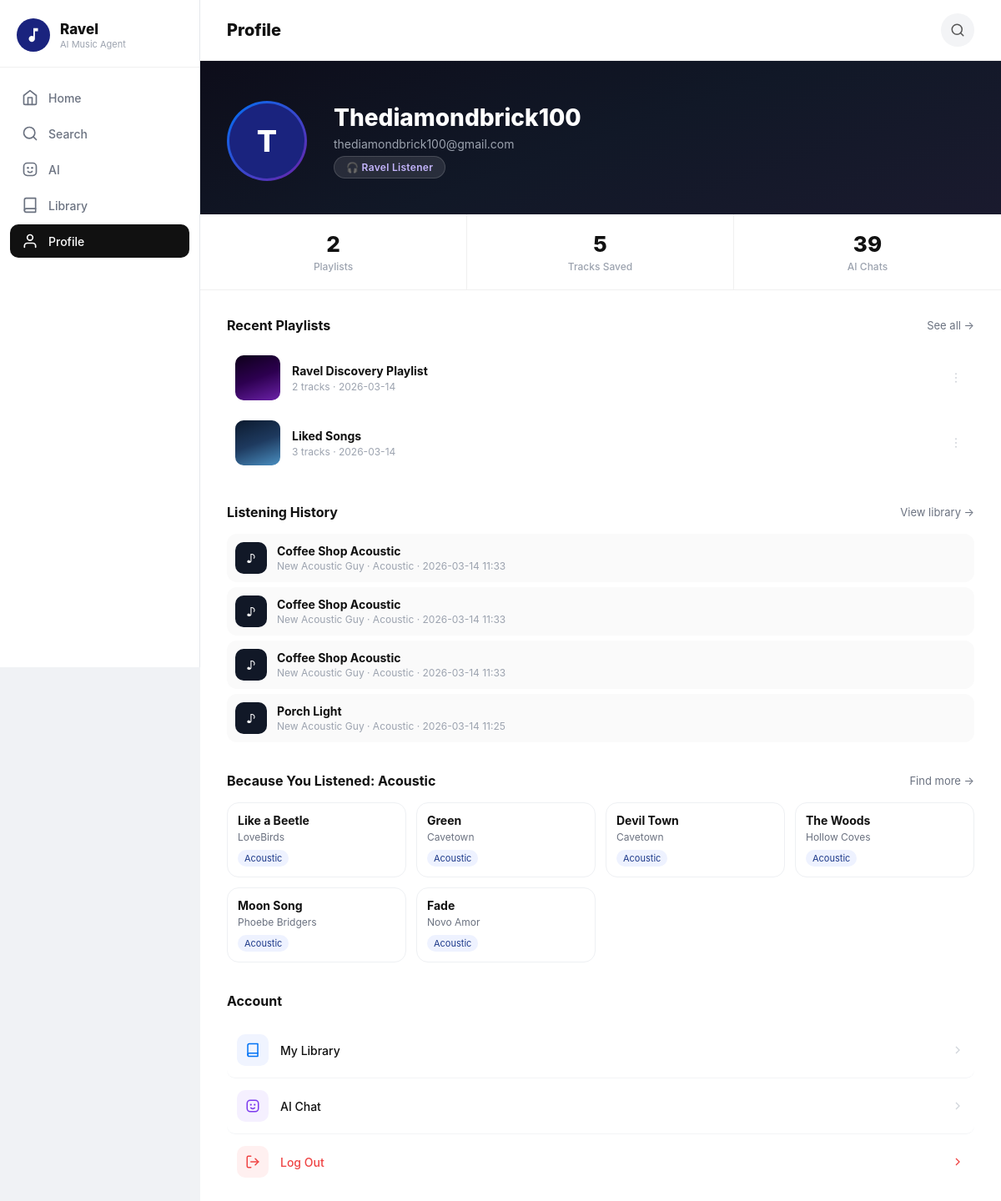
Page /profile (signed in) on the committed database.
### tables this page shows
CREATE TABLE User (
        UserID INTEGER PRIMARY KEY AUTOINCREMENT,
        Email TEXT UNIQUE NOT NULL,
        Password TEXT NOT NULL,
        UserType TEXT
    , LinkedArtistID INTEGER);

CREATE TABLE Playlist (
        PlaylistID INTEGER PRIMARY KEY AUTOINCREMENT,
        UserID INTEGER,
        GeneratedTitle TEXT,
        DateCreated DATETIME DEFAULT CURRENT_TIMESTAMP,
        FOREIGN KEY (UserID) REFERENCES User(UserID)
    );

CREATE TABLE ListenHistory (
        HistoryID INTEGER PRIMARY KEY AUTOINCREMENT,
        UserID INTEGER,
        TrackID INTEGER,
        Genre TEXT,
        ListenedAt DATETIME DEFAULT CURRENT_TIMESTAMP,
        FOREIGN KEY (UserID) REFERENCES User(UserID),
        FOREIGN KEY (TrackID) REFERENCES Track(TrackID)
    );

CREATE TABLE Track (
        TrackID INTEGER PRIMARY KEY AUTOINCREMENT,
        ArtistID INTEGER,
        Title TEXT NOT NULL,
        Genre TEXT,
        PlayCount INTEGER, FilePath TEXT,
        FOREIGN KEY (ArtistID) REFERENCES Artist(ArtistID)
    );

CREATE TABLE Artist (
        ArtistID INTEGER PRIMARY KEY AUTOINCREMENT,
        Name TEXT NOT NULL,
        StreamCount INTEGER,
        IsUnderrepresented BOOLEAN
    );

### app.py (the view, shortened to what this page needs)
@app.route('/profile')
def profile():
    if 'user_id' not in session:
        return redirect(url_for('login'))
    conn = get_db_connection()
    user = conn.execute('SELECT * FROM User WHERE UserID = ?', (session['user_id'],)).fetchone()
    playlists_data = conn.execute(
        'SELECT * FROM Playlist WHERE UserID = ? ORDER BY DateCreated DESC',
        (session['user_id'],)
    ).fetchall()
    ai_count = conn.execute(
        'SELECT COUNT(*) as cnt FROM AI_Interaction WHERE UserID = ?',
        (session['user_id'],)
    ).fetchone()['cnt']
    recent_listens_rows = conn.execute('''
        SELECT Track.TrackID as track_id, Track.Title as title, Track.Genre as genre,
               Artist.Name as artist, ListenHistory.ListenedAt as listened_at
        FROM ListenHistory
        JOIN Track ON ListenHistory.TrackID = Track.TrackID
        JOIN Artist ON Track.ArtistID = Artist.ArtistID
        WHERE ListenHistory.UserID = ?
        ORDER BY ListenHistory.ListenedAt DESC
        LIMIT 12
    ''', (session['user_id'],)).fetchall()
    top_genres_rows = conn.execute('''
        SELECT Genre, COUNT(*) as cnt
        FROM ListenHistory
        WHERE UserID = ? AND Genre != ''
        GROUP BY Genre
        ORDER BY cnt DESC
        LIMIT 3
    ''', (session['user_id'],)).fetchall()
    top_genres = [r['Genre'] for r in top_genres_rows]
    suggestions_rows = []
    if top_genres:
        genre_placeholders = ','.join('?' * len(top_genres))
        recent_ids = [r['track_id'] for r in recent_listens_rows[:20]]
        id_placeholders = ','.join('?' * len(recent_ids)) if recent_ids else '0'
        query_params = top_genres + recent_ids + [8] if recent_ids else top_genres + [8]
        suggestions_rows = conn.execute(f'''
            SELECT Track.TrackID as track_id, Track.Title as title, Track.Genre as genre,
                   Artist.Name as artist, Artist.IsUnderrepresented as underrep,
                   Artist.StreamCount as stream_count
            FROM Track
            JOIN Artist ON Track.ArtistID = Artist.ArtistID
            WHERE Track.Genre IN ({genre_placeholders})
              AND Track.TrackID NOT IN ({id_placeholders})
            ORDER BY Artist.IsUnderrepresented DESC, Artist.StreamCount ASC, Track.PlayCount ASC
            LIMIT ?
        ''', query_params).fetchall()
    playlists = []
    total_tracks = 0
    for p in playlists_data:
        tracks = conn.execute('''
            SELECT Track.Title, Artist.Name
            FROM Contains
            JOIN Track ON Contains.TrackID = Track.TrackID
            JOIN Artist ON Track.ArtistID = Artist.ArtistID
            WHERE Contains.PlaylistID = ?
        ''', (p['PlaylistID'],)).fetchall()
        total_tracks += len(tracks)
        playlists.append({
            'title': p['GeneratedTitle'],
            'date': p['DateCreated'][:10] if p['DateCreated'] else '',
            'track_count': len(tracks)
        })
    notifications = build_user_notifications(conn, session['user_id'])
    conn.close()
    username = user['Email'].split('@')[0].capitalize() if user else 'User'
    email = user['Email'] if user else ''
    user_type = user['UserType'] if user else 'Listener'
    return render_template('profile.html',
                           username=username,
                           email=email,
                           playlist_count=len(playlists),
                           total_tracks=total_tracks,
                           ai_count=ai_count,
                           playlists=playlists,
                           user_type=user_type,
                           recent_listens=[dict(r) for r in recent_listens_rows],
                           suggestions=[dict(r) for r in suggestions_rows],
                           top_genres=top_genres,
                           notifications=notifications
                           )

### app.py (called while the page is built)
def get_db_connection():
    conn = sqlite3.connect('ravel_database.db')
    conn.row_factory = sqlite3.Row
    return conn

def _fmt_relative_time(ts):
    if not ts:
        return 'Recently'
    try:
        dt = datetime.strptime(ts[:19], '%Y-%m-%d %H:%M:%S')
        delta = datetime.now() - dt
        secs = max(int(delta.total_seconds()), 0)
        if secs < 60:
            return 'Just now'
        if secs < 3600:
            return f'{secs // 60} min ago'
        if secs < 86400:
            return f'{secs // 3600} hr ago'
        if secs < 604800:
            return f'{secs // 86400} day ago' if secs < 172800 else f'{secs // 86400} days ago'
        return dt.strftime('%b %d')
    except Exception:
        return 'Recently'

def build_user_notifications(conn, user_id):
    rows = conn.execute('''
        SELECT NotificationID, Message, IsRead, CreatedAt
        FROM Notification
        WHERE UserID = ?
        ORDER BY CreatedAt DESC, NotificationID DESC
        LIMIT 5
    ''', (user_id,)).fetchall()
    return [
        {
            'id': row['NotificationID'],
            'text': row['Message'],
            'time': _fmt_relative_time(row['CreatedAt']),
            'read': bool(row['IsRead'])
        }
        for row in rows
    ]

### templates/profile.html (shortened to what this page needs)
﻿<!DOCTYPE html>
<html lang="en">
<head>
</head>
<body>
<div class="sidebar">
    <div class="sidebar-logo">
        <div class="logo-circle">
            <svg width="22" height="22" viewBox="0 0 24 24" fill="white"><path d="M12 3v10.55c-.59-.34-1.27-.55-2-.55-2.21 0-4 1.79-4 4s1.79 4 4 4 4-1.79 4-4V7h4V3h-6z"/></svg>
        </div>
        <div class="sidebar-brand"><h2>Ravel</h2><p>AI Music Agent</p></div>
    </div>
    <nav class="sidebar-nav">
        <a href="/dashboard" class="nav-link">
            <svg viewBox="0 0 24 24" fill="none" stroke="currentColor" stroke-width="2" stroke-linecap="round" stroke-linejoin="round"><path d="M3 9l9-7 9 7v11a2 2 0 0 1-2 2H5a2 2 0 0 1-2-2z"/><polyline points="9 22 9 12 15 12 15 22"/></svg>Home
        </a>
        <a href="/search" class="nav-link">
            <svg viewBox="0 0 24 24" fill="none" stroke="currentColor" stroke-width="2" stroke-linecap="round" stroke-linejoin="round"><circle cx="11" cy="11" r="8"/><line x1="21" y1="21" x2="16.65" y2="16.65"/></svg>Search
        </a>
        <a href="/ai" class="nav-link">
            AI
        </a>
        <a href="/library" class="nav-link">
            <svg viewBox="0 0 24 24" fill="none" stroke="currentColor" stroke-width="2" stroke-linecap="round" stroke-linejoin="round"><path d="M4 19.5A2.5 2.5 0 0 1 6.5 17H20"/><path d="M6.5 2H20v20H6.5A2.5 2.5 0 0 1 4 19.5v-15A2.5 2.5 0 0 1 6.5 2z"/></svg>Library
        </a>
        <a href="/profile" class="nav-link active">
            <svg viewBox="0 0 24 24" fill="none" stroke="currentColor" stroke-width="2" stroke-linecap="round" stroke-linejoin="round"><path d="M20 21v-2a4 4 0 0 0-4-4H8a4 4 0 0 0-4 4v2"/><circle cx="12" cy="7" r="4"/></svg>Profile
        </a>
    </nav>
</div>
<div class="main-content">
    <div class="top-bar">
        <span class="top-bar-title">Profile</span>
        <div class="top-bar-right">
            <button class="icon-btn" onclick="window.location.href='/search'" aria-label="Search">
                <svg width="18" height="18" viewBox="0 0 24 24" fill="none" stroke="#555" stroke-width="2" stroke-linecap="round" stroke-linejoin="round"><circle cx="11" cy="11" r="8"/><line x1="21" y1="21" x2="16.65" y2="16.65"/></svg>
            </button>
        </div>
    </div>
    <div class="hero">
        <div class="avatar-ring">
            <div class="avatar-inner">{{ username[0] | upper }}</div>
        </div>
        <div class="hero-info">
            <div class="hero-name">{{ username }}</div>
            <div class="hero-email">{{ email }}</div>
            <div class="hero-badge">{% if user_type == 'Musician' %}🎸 Musician{% else %}🎧 Ravel Listener{% endif %}</div>
        </div>
    </div>
    <div class="stats-row">
        <div class="stat-cell"><span class="stat-value">{{ playlist_count }}</span><span class="stat-label">Playlists</span></div>
        <div class="stat-cell"><span class="stat-value">{{ total_tracks }}</span><span class="stat-label">Tracks Saved</span></div>
        <div class="stat-cell"><span class="stat-value">{{ ai_count }}</span><span class="stat-label">AI Chats</span></div>
    </div>
    <div class="content-area">
        <div class="section">
            <div class="section-header">
                <span class="section-title">Recent Playlists</span>
                <a class="see-all" href="/library">See all &rarr;</a>
            </div>
            {% if playlists %}
            <div class="playlist-list">
                {% for pl in playlists[:4] %}
                <div class="playlist-row" onclick="window.location.href='/library'">
                    <div class="pl-thumb" style="background:linear-gradient(160deg,
                        {% if loop.index % 5 == 1 %}#0d0019 0%,#2d0050 50%,#6b21a8 100%
                        {% elif loop.index % 5 == 2 %}#0c1a2e 0%,#1e3a5f 50%,#4a8fc1 100%
                        {% elif loop.index % 5 == 3 %}#1a1810 0%,#2e2416 50%,#3a2e1c 100%
                        {% elif loop.index % 5 == 4 %}#0f0f0f 0%,#1c1c1c 50%,#2a2219 100%
                        {% else %}#1a1a2e 0%,#16213e 50%,#0f3460 100%{% endif %});"></div>
                    <div class="pl-info">
                        <div class="pl-title">{{ pl.title }}</div>
                        <div class="pl-meta">{{ pl.track_count }} tracks &middot; {{ pl.date }}</div>
                    </div>
                    <button class="pl-more" aria-label="More">
                        <svg width="16" height="16" viewBox="0 0 24 24" fill="currentColor"><circle cx="12" cy="5" r="1.5"/><circle cx="12" cy="12" r="1.5"/><circle cx="12" cy="19" r="1.5"/></svg>
                    </button>
                </div>
                {% endfor %}
            </div>
            {% endif %}
        </div>
        <div class="section">
            <div class="section-header">
                <span class="section-title">Listening History</span>
                <a class="see-all" href="/library">View library &rarr;</a>
            </div>
            {% if recent_listens %}
            <div class="history-list">
                {% for item in recent_listens[:8] %}
                <div class="history-row">
                    <div class="history-dot">♪</div>
                    <div class="history-info">
                        <div class="history-title">{{ item.title }}</div>
                        <div class="history-meta">{{ item.artist }} &middot; {{ item.genre or 'Unknown genre' }} &middot; {{ item.listened_at[:16] if item.listened_at else '' }}</div>
                    </div>
                </div>
                {% endfor %}
            </div>
            {% else %}
            <div class="empty-playlists">No listening history yet. Play tracks from Search, AI, or Library to build your profile.</div>
            {% endif %}
        </div>
        <div class="section">
            <div class="section-header">
                <span class="section-title">Because You Listened{% if top_genres %}: {{ top_genres | join(', ') }}{% endif %}</span>
                <a class="see-all" href="/search">Find more &rarr;</a>
            </div>
            {% if suggestions %}
            <div class="sugg-grid">
                {% for s in suggestions[:8] %}
                <div class="sugg-card js-sugg-card" data-track-id="{{ s.track_id }}" data-title="{{ s.title | e }}" data-artist="{{ s.artist | e }}" data-genre="{{ (s.genre or '') | e }}">
                    <div class="sugg-title">{{ s.title }}</div>
                    <div class="sugg-meta">{{ s.artist }}</div>
                    <span class="genre-chip">{{ s.genre or 'Unknown' }}</span>
                </div>
                {% endfor %}
            </div>
            {% else %}
            <div class="empty-playlists">No track suggestions yet. Start listening to get personalized recommendations.</div>
            {% endif %}
        </div>
        <div class="section">
            <div class="section-header"><span class="section-title">Account</span></div>
            <div class="actions-list">
                <div class="action-row" onclick="window.location.href='/library'">
                    <div class="action-icon" style="background:#f0f4ff;">
                        <svg width="18" height="18" viewBox="0 0 24 24" fill="none" stroke="#0072f5" stroke-width="2" stroke-linecap="round" stroke-linejoin="round"><path d="M4 19.5A2.5 2.5 0 0 1 6.5 17H20"/><path d="M6.5 2H20v20H6.5A2.5 2.5 0 0 1 4 19.5v-15A2.5 2.5 0 0 1 6.5 2z"/></svg>
                    </div>
                    <span class="action-label">My Library</span>
                    <svg class="action-chevron" width="16" height="16" viewBox="0 0 24 24" fill="none" stroke="currentColor" stroke-width="2"><polyline points="9 18 15 12 9 6"/></svg>
                </div>
                <div class="action-row" onclick="window.location.href='/ai'">
                    <div class="action-icon" style="background:#f5f0ff;">
                    </div>
                    <span class="action-label">AI Chat</span>
                    <svg class="action-chevron" width="16" height="16" viewBox="0 0 24 24" fill="none" stroke="currentColor" stroke-width="2"><polyline points="9 18 15 12 9 6"/></svg>
                </div>
                <div class="action-row" onclick="window.location.href='/logout'">
                    <div class="action-icon" style="background:#fff0f0;">
                        <svg width="18" height="18" viewBox="0 0 24 24" fill="none" stroke="#ef4444" stroke-width="2" stroke-linecap="round" stroke-linejoin="round"><path d="M9 21H5a2 2 0 0 1-2-2V5a2 2 0 0 1 2-2h4"/><polyline points="16 17 21 12 16 7"/><line x1="21" y1="12" x2="9" y2="12"/></svg>
                    </div>
                    <span class="action-label danger">Log Out</span>
                    <svg class="action-chevron" width="16" height="16" viewBox="0 0 24 24" fill="none" stroke="#ef4444" stroke-width="2"><polyline points="9 18 15 12 9 6"/></svg>
                </div>
            </div>
        </div>
    </div>
</div>
</body>
</html>

### rows in the picture
User: Email "thediamondbrick100@gmail.com"
Playlist: title "Ravel Discovery Playlist", track_count "2", date "2026-03-14"
Playlist: title "Liked Songs", track_count "3", date "2026-03-14"
ListenHistory: title "Coffee Shop Acoustic", artist "New Acoustic Guy", Genre "Acoustic", ListenedAt "2026-03-14 11:33"
ListenHistory: title "Coffee Shop Acoustic", artist "New Acoustic Guy", Genre "Acoustic", ListenedAt "2026-03-14 11:33"
ListenHistory: title "Coffee Shop Acoustic", artist "New Acoustic Guy", Genre "Acoustic", ListenedAt "2026-03-14 11:33"
ListenHistory: title "Porch Light", artist "New Acoustic Guy", Genre "Acoustic", ListenedAt "2026-03-14 11:25"
Track: title "Like a Beetle", artist "LoveBirds", Genre "Acoustic"
Track: title "Green", artist "Cavetown", Genre "Acoustic"
Track: title "Devil Town", artist "Cavetown", Genre "Acoustic"
Track: title "The Woods", artist "Hollow Coves", Genre "Acoustic"
Track: title "Moon Song", artist "Phoebe Bridgers", Genre "Acoustic"
Track: title "Fade", artist "Novo Amor", Genre "Acoustic"

### other values in the picture
{{ username[0] | upper }} "T"
{{ username }} "Thediamondbrick100"
{{ playlist_count }} "2"
{{ total_tracks }} "5"
{{ ai_count }} "39"
{{ top_genres | join(', ') }} "Acoustic"
